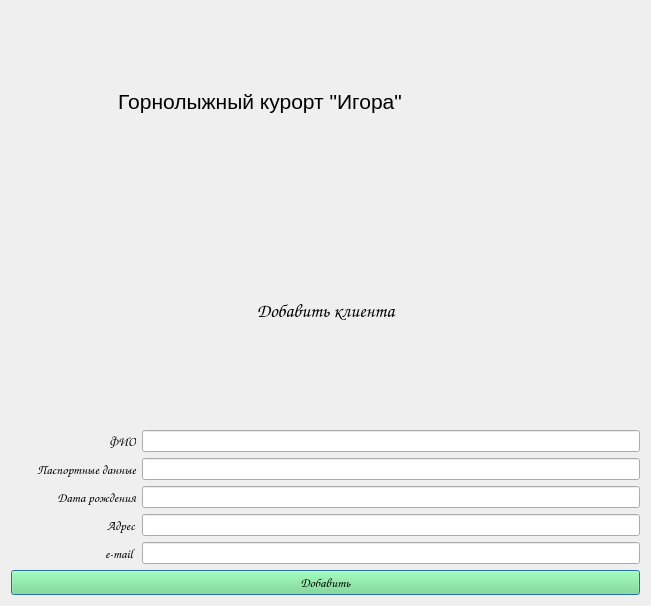
<?xml version="1.0" encoding="UTF-8"?>
<ui version="4.0">
 <class>Dialog</class>
 <widget class="QDialog" name="Dialog">
  <property name="geometry">
   <rect>
    <x>0</x>
    <y>0</y>
    <width>651</width>
    <height>606</height>
   </rect>
  </property>
  <property name="palette">
   <palette>
    <active>
     <colorrole role="Button">
      <brush brushstyle="SolidPattern">
       <color alpha="131">
        <red>118</red>
        <green>227</green>
        <blue>131</blue>
       </color>
      </brush>
     </colorrole>
    </active>
    <inactive>
     <colorrole role="Button">
      <brush brushstyle="SolidPattern">
       <color alpha="131">
        <red>118</red>
        <green>227</green>
        <blue>131</blue>
       </color>
      </brush>
     </colorrole>
    </inactive>
    <disabled>
     <colorrole role="Button">
      <brush brushstyle="SolidPattern">
       <color alpha="131">
        <red>118</red>
        <green>227</green>
        <blue>131</blue>
       </color>
      </brush>
     </colorrole>
    </disabled>
   </palette>
  </property>
  <property name="contextMenuPolicy">
   <enum>Qt::NoContextMenu</enum>
  </property>
  <property name="windowTitle">
   <string>Dialog</string>
  </property>
  <layout class="QVBoxLayout" name="verticalLayout_2">
   <item>
    <layout class="QVBoxLayout" name="full" stretch="4,8,0">
     <item>
      <layout class="QHBoxLayout" name="title" stretch="8,2">
       <item>
        <widget class="QLabel" name="label_17">
         <property name="text">
          <string>&lt;html&gt;&lt;head/&gt;&lt;body&gt;&lt;p align=&quot;center&quot;&gt;&lt;span style=&quot; font-size:16pt;&quot;&gt;Горнолыжный курорт &amp;quot;Игора&amp;quot;&lt;/span&gt;&lt;/p&gt;&lt;/body&gt;&lt;/html&gt;</string>
         </property>
        </widget>
       </item>
       <item>
        <widget class="QLabel" name="label_18">
         <property name="text">
          <string/>
         </property>
         <property name="pixmap">
          <pixmap>../img/logo_mini.png</pixmap>
         </property>
        </widget>
       </item>
      </layout>
     </item>
     <item>
      <layout class="QVBoxLayout" name="line" stretch="0,0,0,0,0,0">
       <item>
        <widget class="QLabel" name="addC">
         <property name="font">
          <font>
           <family>Comic Sans MS</family>
           <pointsize>16</pointsize>
          </font>
         </property>
         <property name="text">
          <string>&lt;html&gt;&lt;head/&gt;&lt;body&gt;&lt;p align=&quot;center&quot;&gt;&lt;span style=&quot; font-size:14pt;&quot;&gt;Добавить клиента&lt;/span&gt;&lt;/p&gt;&lt;/body&gt;&lt;/html&gt;</string>
         </property>
        </widget>
       </item>
       <item>
        <layout class="QHBoxLayout" name="name" stretch="1,4">
         <item>
          <widget class="QLabel" name="label_7">
           <property name="font">
            <font>
             <family>Comic Sans MS</family>
             <pointsize>10</pointsize>
            </font>
           </property>
           <property name="text">
            <string>ФИО</string>
           </property>
           <property name="alignment">
            <set>Qt::AlignRight|Qt::AlignTrailing|Qt::AlignVCenter</set>
           </property>
          </widget>
         </item>
         <item>
          <widget class="QLineEdit" name="name_line"/>
         </item>
        </layout>
       </item>
       <item>
        <layout class="QHBoxLayout" name="data" stretch="1,4">
         <item>
          <widget class="QLabel" name="label_10">
           <property name="font">
            <font>
             <family>Comic Sans MS</family>
             <pointsize>10</pointsize>
            </font>
           </property>
           <property name="text">
            <string>Паспортные данные</string>
           </property>
           <property name="alignment">
            <set>Qt::AlignRight|Qt::AlignTrailing|Qt::AlignVCenter</set>
           </property>
          </widget>
         </item>
         <item>
          <widget class="QLineEdit" name="passport_line"/>
         </item>
        </layout>
       </item>
       <item>
        <layout class="QHBoxLayout" name="birth" stretch="1,4">
         <item>
          <widget class="QLabel" name="label_9">
           <property name="font">
            <font>
             <family>Comic Sans MS</family>
             <pointsize>10</pointsize>
            </font>
           </property>
           <property name="text">
            <string>Дата рождения</string>
           </property>
           <property name="alignment">
            <set>Qt::AlignRight|Qt::AlignTrailing|Qt::AlignVCenter</set>
           </property>
          </widget>
         </item>
         <item>
          <widget class="QLineEdit" name="birth_line"/>
         </item>
        </layout>
       </item>
       <item>
        <layout class="QHBoxLayout" name="email" stretch="1,4">
         <item alignment="Qt::AlignRight">
          <widget class="QLabel" name="label">
           <property name="font">
            <font>
             <family>Comic Sans MS</family>
             <pointsize>10</pointsize>
            </font>
           </property>
           <property name="text">
            <string>Адрес</string>
           </property>
          </widget>
         </item>
         <item>
          <widget class="QLineEdit" name="addres_line"/>
         </item>
        </layout>
       </item>
       <item>
        <layout class="QHBoxLayout" name="addres" stretch="1,4">
         <item alignment="Qt::AlignRight">
          <widget class="QLabel" name="label_2">
           <property name="font">
            <font>
             <family>Comic Sans MS</family>
             <pointsize>10</pointsize>
            </font>
           </property>
           <property name="text">
            <string>e-mail</string>
           </property>
          </widget>
         </item>
         <item>
          <widget class="QLineEdit" name="email_line"/>
         </item>
        </layout>
       </item>
      </layout>
     </item>
     <item>
      <layout class="QHBoxLayout" name="btn" stretch="6">
       <item>
        <widget class="QPushButton" name="add_btn_2">
         <property name="palette">
          <palette>
           <active>
            <colorrole role="Button">
             <brush brushstyle="SolidPattern">
              <color alpha="255">
               <red>118</red>
               <green>227</green>
               <blue>131</blue>
              </color>
             </brush>
            </colorrole>
           </active>
           <inactive>
            <colorrole role="Button">
             <brush brushstyle="SolidPattern">
              <color alpha="255">
               <red>118</red>
               <green>227</green>
               <blue>131</blue>
              </color>
             </brush>
            </colorrole>
           </inactive>
           <disabled>
            <colorrole role="Button">
             <brush brushstyle="SolidPattern">
              <color alpha="255">
               <red>118</red>
               <green>227</green>
               <blue>131</blue>
              </color>
             </brush>
            </colorrole>
           </disabled>
          </palette>
         </property>
         <property name="font">
          <font>
           <family>Comic Sans MS</family>
           <pointsize>10</pointsize>
          </font>
         </property>
         <property name="text">
          <string>Добавить</string>
         </property>
        </widget>
       </item>
      </layout>
     </item>
    </layout>
   </item>
  </layout>
 </widget>
 <resources/>
 <connections/>
</ui>
